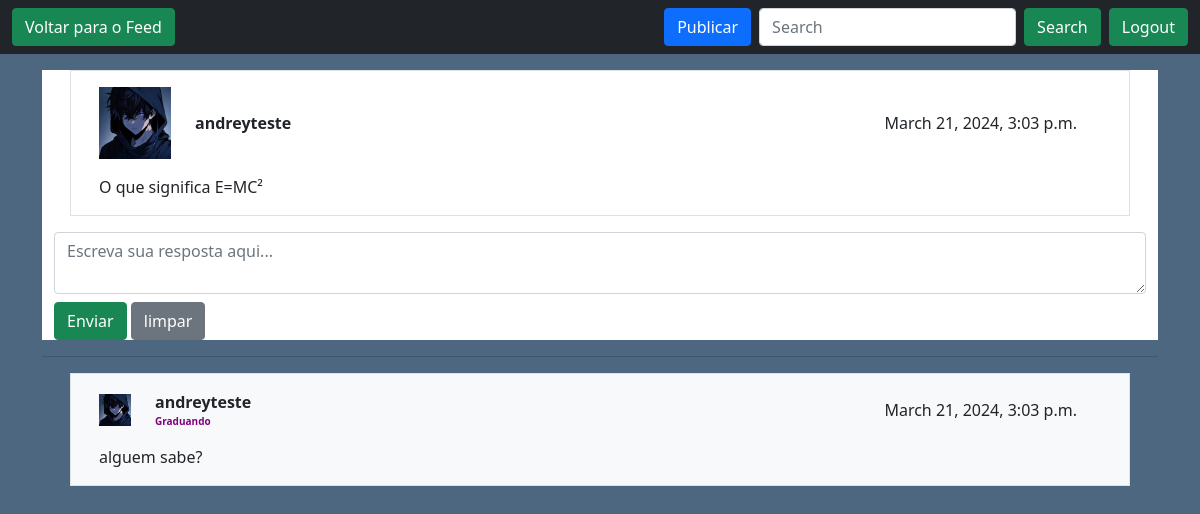
Page /auth/respostas/16/ on the committed database.
### usuarios/models.py (models this page shows, shortened)
class Post(models.Model):
    author = models.ForeignKey(User, on_delete=models.CASCADE, related_name='posts')
    content = models.TextField()
    date = models.DateTimeField(default=timezone.now)
    disciplinas = models.ManyToManyField(Disciplina, related_name='posts')

class Pessoa(models.Model):
    user = models.OneToOneField(User, on_delete=models.CASCADE)
    foto_perfil = models.ImageField(upload_to='perfil/', default='usuarios/static/ppic.png')
    qualificacao = models.CharField(max_length=50)
    semestre = models.IntegerField(null=True, blank=True)
    email = models.EmailField(max_length=254, blank=True, null=True)  # Adicione esta linha para o e-mail

class Respostas(models.Model):
    author = models.ForeignKey(User, related_name='respostas', on_delete=models.CASCADE)
    content = models.TextField(default="")
    date = models.DateTimeField(default=timezone.now)
    post = models.ForeignKey(Post, related_name='respostas', on_delete=models.CASCADE)

### usuarios/views.py (the view)
# urls.py: path('respostas/<int:post_id>/', views.exibir_respostas, name='exibir_respostas'),
def exibir_respostas(request, post_id):
    post = Post.objects.get(id=post_id)
    respostas = Respostas.objects.filter(post=post).order_by('-date')
    context = {'post': post, 'respostas': respostas}
    return render(request, 'respostas.html', context)

### usuarios/templates/respostas.html (shortened to what this page needs)
{% load static %}
<!doctype html>
<html lang="en">
<head>
    <link href="https://cdn.jsdelivr.net/npm/bootstrap@5.0.2/dist/css/bootstrap.min.css" rel="stylesheet"
>
</head>
<body>
    <nav class="navbar navbar-dark bg-dark">
        <div class="container-fluid">
            <a href="{% url 'feed' %}" class="btn btn-success">Voltar para o Feed</a>
            <form class="d-flex" action="{% url 'feed' %}" method="GET">
                <a href="{% url 'auth:publicate' %}" class="btn btn-primary me-2">Publicar</a>
                <input class="form-control me-2" type="search" placeholder="Search" aria-label="Search" name="pesquisa">
                <button class="btn btn-success me-2" type="submit">Search</button>
                <a href="/auth/logout" class="btn btn-success">Logout</a>
            </form>
        </div>
    </nav>
    <div class="container">
        <main class="container bg-white">
            <div class="row m-3 border p-3">
                <div class="row align-items-center">
                    <div class="col-auto">
                        <img src="{% if post.author.pessoa.foto_perfil %}{{ post.author.pessoa.foto_perfil.url }}{% else %}{% static 'usuarios/static/ppic.png' %}{% endif %}" alt="Foto de perfil" width="72px">
                    </div>
                    <div class="col">
                        <strong>{{post.author}}</strong>
                    </div>
                    <div class="col-auto">
                        {{post.date}}
                    </div>
                </div>
                <div class="row mt-3" style="text-align: justify;">
                    <div class="col">
                        {{post.content}}
                    </div>
                </div>
            </div>
            <form action="{% url 'auth:enviar_resposta' post.id %}" method="POST">
                <textarea name="content" class="form-control" placeholder="Escreva sua resposta aqui..." required></textarea>
                <div class="mt-2">
                    <button type="submit" class="btn btn-success">Enviar</button>
                    <button type="reset" class="btn btn-secondary me-2">limpar</button>
                </div>
            </form>
        </main>
        <hr>
        <main class="container">
            {% if respostas %}
            {% for resposta in respostas %}
            <div class="row bg-light m-3 border p-3">
                <div class="row align-items-center">
                    <div class="col-auto">
                        <img src="{% if resposta.author.pessoa.foto_perfil %}{{ resposta.author.pessoa.foto_perfil.url }}{% else %}{% static 'usuarios/static/ppic.png' %}{% endif %}" alt="Foto de perfil" width="32px">
                    </div>
                    <div class="col">
                        <strong>{{resposta.author}}</strong>
                        <div class="row">
                            {% if resposta.author.pessoa %}
                            <span class="{% if resposta.author.pessoa.qualificacao == 'Professor' %}professor{% elif resposta.author.pessoa.qualificacao == 'Graduando' %}graduando{% elif resposta.author.pessoa.qualificacao == 'Mestrado' %}mestrado{% endif %}">
                                <strong>{{ resposta.author.pessoa.qualificacao }} </strong>
                            </span>
                            {% else %}
                            Sem qualificação
                            {% endif %}
                        </div>
                    </div>
                    <div class="col-auto">
                        {{resposta.date}}
                    </div>
                </div>
                <div class="row mt-3" style="text-align: justify;">
                    <div class="col">
                        {{resposta.content}}
                    </div>
                </div>
                <div class="col">
                </div>
            </div>
            {% endfor %}
            {% else %}
            <div class="row bg-light m-3 border p-3">
                <div class="col">
                    <p>Nenhuma resposta encontrada.</p>
                </div>
            </div>
            {% endif %}
        </main>
</body>
</html>

### usuarios/templates/respostas.html (style rules this page uses)
body { background-color: #4d6781; }
.graduando { color: purple; font-size: 10px; }

### rows in the picture
Post: author.foto_perfil (picture), author "andreyteste", date "March 21, 2024, 3:03 p.m.", content "O que significa E=MC²"
Respostas: author.foto_perfil (picture), author "andreyteste", author.pessoa.qualificacao "Graduando", date "March 21, 2024, 3:03 p.m.", content "alguem sabe?"
